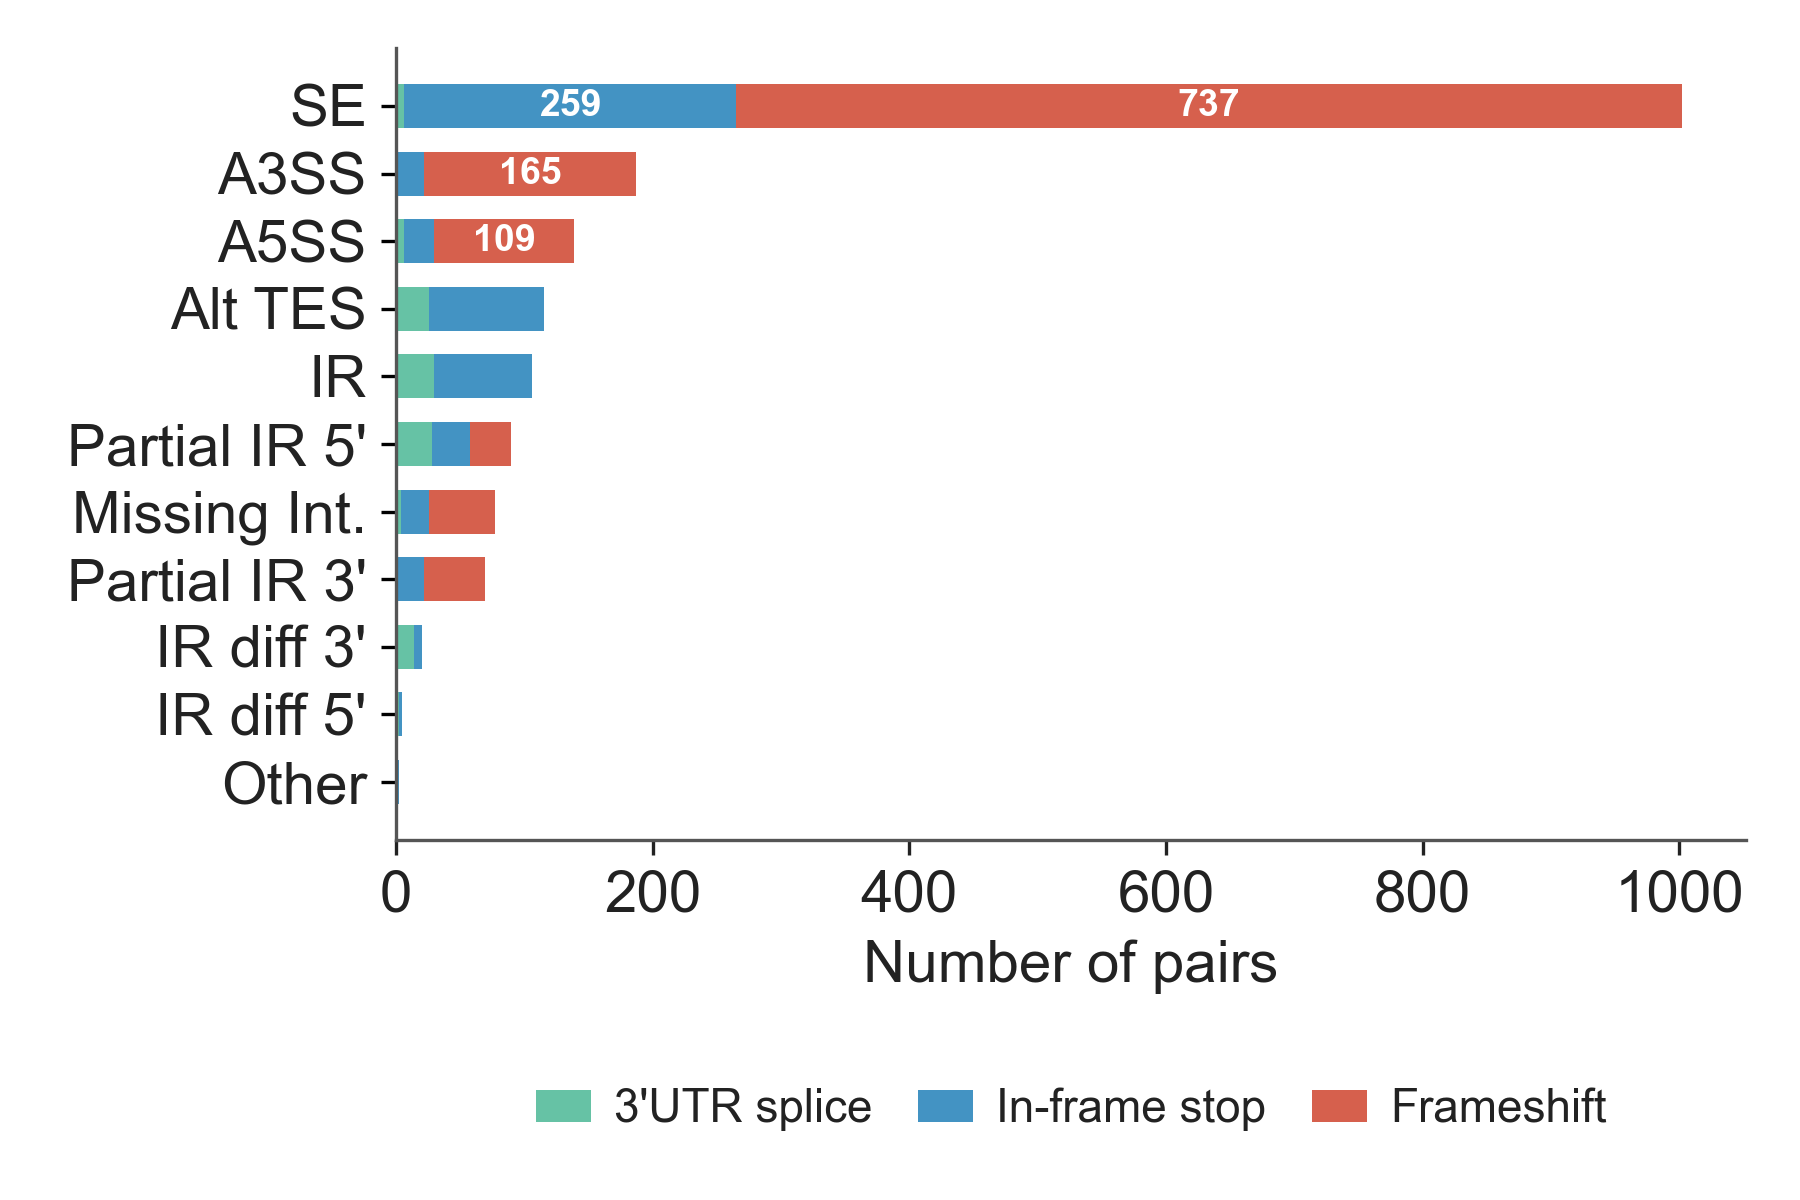

Reproduce this figure in Python.
"""
Figure 3 Panel F — PTC-causing splice events stacked by mechanism.

Horizontal stacked bar chart: for each splice event type attributed as the
cause of a PTC in an NMD comparator, the number of pairs is split by
mechanism (Frameshift / In-frame stop / 3'UTR splice). Event types are
ordered by total count descending — Skipped exon (SE) at top.

Mirrors the original Figure 4 Panel D ("PTC-Causing Splice Events (PTC+
Pairs)" / fig_sankey_ptcpos in the Rmd).

Data:
  ./data/panelF_mechanism_breakdown.tsv
    Long-form: event_type, mechanism, n
    Source: all_attr from panel_e_compute.R (canonical 2,496-pair scope,
            993 attributed PTC+ pairs in NMD).

Style: HEADER_FS=18 bold, BODY_FS=14 regular. Mechanism palette from the
Rmd: 3'UTR splice teal, In-frame stop blue, Frameshift coral.
"""

import sys
from pathlib import Path

import matplotlib.pyplot as plt
import numpy as np
import pandas as pd

HERE = Path(__file__).resolve()
LIB = HERE.parents[2] / "lib"
sys.path.insert(0, str(LIB))

plt.rcParams["font.family"] = "sans-serif"
plt.rcParams["font.sans-serif"] = ["Arial", "Helvetica Neue", "Helvetica", "DejaVu Sans"]
plt.rcParams["pdf.fonttype"] = 42
plt.rcParams["ps.fonttype"] = 42

HEADER_FS = 18
BODY_FS = 14

# Mechanism palette — matches Rmd's mech_colors dict.
# Stack order in each row from left to right: 3'UTR splice, In-frame stop, Frameshift.
MECH_ORDER = ["3'UTR splice", "In-frame stop", "Frameshift"]
MECH_COLORS = {
    "3'UTR splice":  "#66c2a5",
    "In-frame stop": "#4393c3",
    "Frameshift":    "#d6604d",
}
C_TITLE = "#222222"
C_AXIS = "#555555"
# At 6×4, the smaller bars don't have room for BODY_FS labels — restrict
# in-segment value labels to substantial segments and shrink their font.
LABEL_MIN = 100
INNER_FS = 9
LEGEND_FS = 11


def load_data():
    df = pd.read_csv(HERE.parent / "data" / "panelF_mechanism_breakdown.tsv", sep="\t")
    pivoted = df.pivot_table(index="event_type", columns="mechanism",
                              values="n", fill_value=0)
    # Restore the descending-by-total ordering and the mechanism column order
    pivoted = pivoted.reindex(columns=[m for m in MECH_ORDER if m in pivoted.columns],
                                fill_value=0)
    pivoted = pivoted.assign(_total=pivoted.sum(axis=1)).sort_values("_total",
                                                                     ascending=True)
    pivoted = pivoted.drop(columns="_total")
    return pivoted


def build_figure(piv):
    # Composite cell target: 6.0 × 4.0 in (1.5:1). y-axis category labels + bottom legend.
    fig, ax = plt.subplots(figsize=(6, 4))

    y = np.arange(len(piv.index))
    left = np.zeros(len(piv.index))
    for mech in [m for m in MECH_ORDER if m in piv.columns]:
        vals = piv[mech].to_numpy()
        ax.barh(y, vals, left=left, height=0.65,
                color=MECH_COLORS[mech], edgecolor="none", label=mech)
        # In-segment value labels (white bold) for stacks >= LABEL_MIN
        for i, v in enumerate(vals):
            if v >= LABEL_MIN:
                ax.text(left[i] + v / 2, y[i], f"{int(v):,}",
                        ha="center", va="center",
                        fontsize=INNER_FS, fontweight="bold", color="white")
        left += vals

    ax.set_yticks(y)
    ax.set_yticklabels(piv.index, fontsize=BODY_FS, color=C_TITLE)
    ax.tick_params(axis="x", labelsize=BODY_FS, colors=C_TITLE)

    ax.set_xlabel("Number of pairs", fontsize=BODY_FS, color=C_TITLE)
    # No in-panel title / subtitle — caption / composite letter label carries it.
    # The "1,812 attributed pairs | stacked by mechanism" provenance line moves
    # to the figure caption per the grant titleless convention.

    for side in ("top", "right"):
        ax.spines[side].set_visible(False)
    for side in ("bottom", "left"):
        ax.spines[side].set_color(C_AXIS)
        ax.spines[side].set_linewidth(0.8)

    legend = ax.legend(loc="lower center", bbox_to_anchor=(0.5, -0.42),
                       ncol=3, frameon=False, fontsize=LEGEND_FS,
                       handlelength=1.2, handletextpad=0.5, columnspacing=1.0)
    for text in legend.get_texts():
        text.set_color(C_TITLE)

    fig.subplots_adjust(left=0.22, right=0.97, bottom=0.30, top=0.96)
    return fig


def main():
    piv = load_data()
    fig = build_figure(piv)
    from validate_figure_layout import validate_figure_layout
    validate_figure_layout(fig, fig.axes[0], verbose=True)
    out_dir = HERE.parent
    fig.savefig(out_dir / "figure3_panelF_mechanism_breakdown.pdf",
                facecolor="white")
    fig.savefig(out_dir / "figure3_panelF_mechanism_breakdown.png",
                dpi=300, facecolor="white")
    print("Saved: figure3_panelF_mechanism_breakdown.pdf and .png")


if __name__ == "__main__":
    main()
